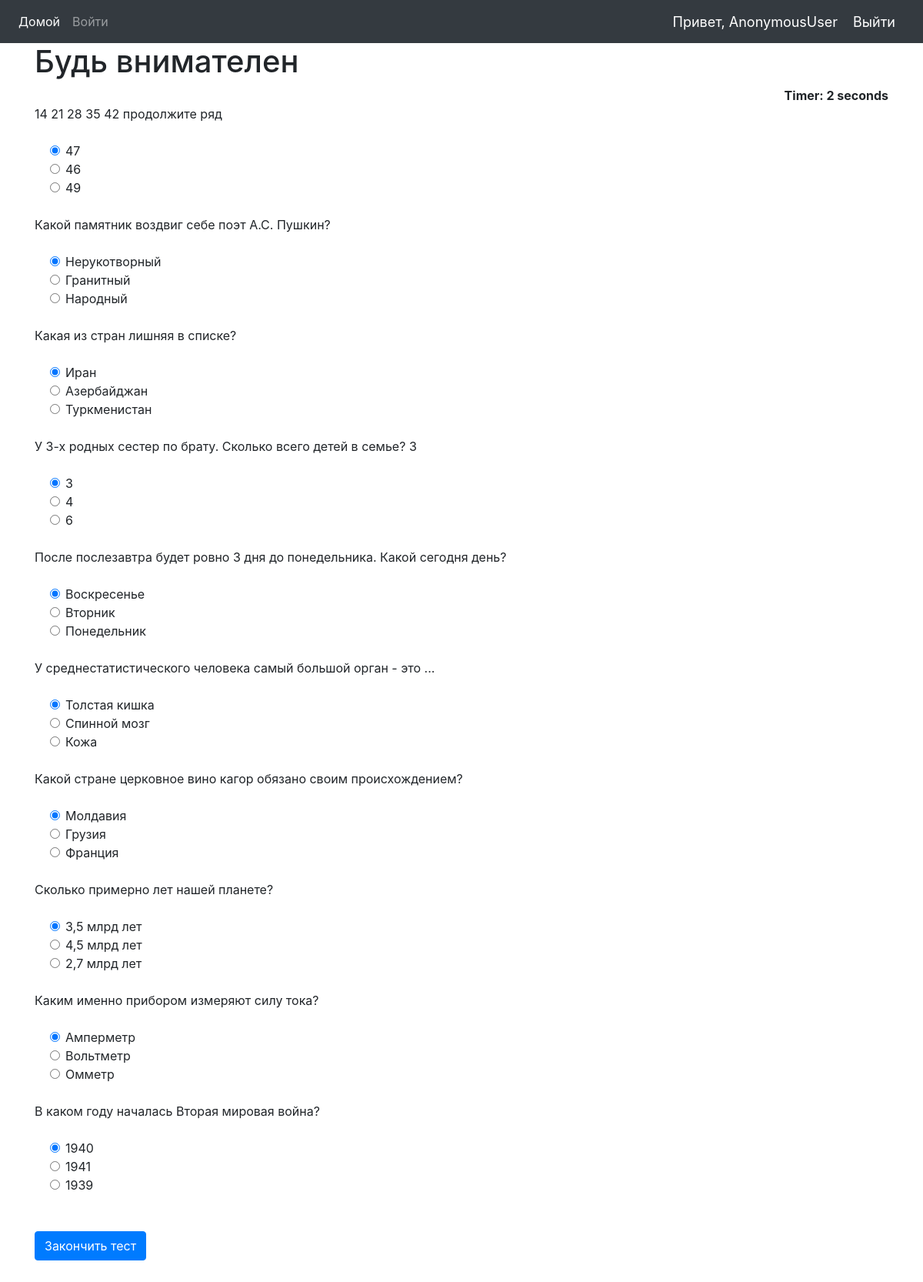
The app's page /quiz/ with its own data.
### Quiz/models.py (models this page shows, shortened)
class Quest(models.Model):
    question = models.CharField(max_length=200, null=True)
    option1 = models.CharField(max_length=200, null=True)
    option2 = models.CharField(max_length=200, null=True)
    option3 = models.CharField(max_length=200, null=True)
    ans = models.CharField(max_length=200, null=True)

### Quiz/views.py (the view)
# urls.py: path('quiz/', quiz, name='quiz'),
def quiz(request):
    if request.method == 'POST':
        print(request.POST)
        questions = Quest.objects.all()
        score=0
        wrong=0
        correct=0
        total=0
        for q in questions:
            total+=1
            print(request.POST.get(q.question))
            print(q.ans)
            print()
            if q.ans == request.POST.get(q.question):
                score += 10
                correct += 1
            else:
                wrong += 1
        percent = score/(total*10) *100
        context = {
            'score':score,
            'time': request.POST.get('timer'),
            'correct':correct,
            'wrong':wrong,
            'percent':percent,
            'total':total
        }
        return render(request,'Quiz/result.html',context)
    else:
        questions=Quest.objects.all()
        context = {
            'questions':questions
        }
        return render(request,'Quiz/quiz.html', context)

### Quiz/templates/Quiz/quiz.html (shortened to what this page needs)
{% extends 'Quiz/dependencies.html' %}
{% block content %}
{% load static %}
<div class="container ">
<h1>Будь внимателен</h1>
<div align="right " id="displaytimer"><b>Timer: 0 seconds</b></div>
 <form method='post' action=''>
    {% for q  in questions%}
    <div class="form-group">
      <label for="question">{{q.question}}</label>
    </div>
    <div class="form-check">
        <div class="form-check">
            <input class="form-check-input" type="radio" name="{{q.question}}" id="gridRadios1" value="option1" checked>
            <label class="form-check-label" for="gridRadios1">
                {{q.option1}}
            </label>
        </div>
        <div class="form-check">
            <input class="form-check-input" type="radio" name="{{q.question}}" id="gridRadios2" value="option2">
            <label class="form-check-label" for="gridRadios2">
                {{q.option2}}
            </label>
        </div>
        <div class="form-check">
            <input class="form-check-input" type="radio" name="{{q.question}}" id="gridRadios3" value="option3">
            <label class="form-check-label" for="gridRadios3">
                {{q.option3}}
            </label>
        </div>
        <br>
    </div>
    {% endfor %}
    <br>
    <button type="submit" class="btn btn-primary">Закончить тест</button>
  </form>
</div>
{% endblock %}

### Quiz/templates/Quiz/dependencies.html (shortened to what this page needs)
{% load static %}
<html>
    <head>
        <link rel="stylesheet" href="https://stackpath.bootstrapcdn.com/bootstrap/4.5.0/css/bootstrap.min.css">
    </head>
    <body>
        {% include 'Quiz/navbar.html' %}
        {% block content %}
        {% endblock %}
        <br>
    </body>
</html>

### Quiz/templates/Quiz/navbar.html (shortened to what this page needs)
{% load static %}
<nav class="navbar navbar-expand-lg navbar-dark bg-dark">
  <div class="collapse navbar-collapse" id="navbarNav">
    <ul class="navbar-nav">
      <li class="nav-item active">
        <a class="nav-link" href="{% url 'home' %}">Домой</a>
      </li>
      <li class="nav-item">
        <a class="nav-link" href="{% url 'login' %}">Войти</a>
      </li>
    </ul>
  </div>
  <span class="greet">Привет, {{request.user}}</span>
  <span ><a  class="greet" href="{% url 'logout' %}">Выйти</a></span>
</nav>

### Quiz/templates/Quiz/navbar.html (style rules this page uses)
.greet { font-size: 18px; color: #fff; margin-right: 20px; }

### records on screen
Quest: question "14 21 28 35 42 продолжите ряд", option1 "47", option2 "46", option3 "49"
Quest: question "Какой памятник воздвиг себе поэт А.С. Пушкин?", option1 "Нерукотворный", option2 "Гранитный", option3 "Народный"
Quest: question "Какая из стран лишняя в списке?", option1 "Иран", option2 "Азербайджан", option3 "Туркменистан"
Quest: question "У 3-х родных сестер по брату. Сколько всего детей в семье? 3", option1 "3", option2 "4", option3 "6"
Quest: question "После послезавтра будет ровно 3 дня до понедельника. Какой сегодня день?", option1 "Воскресенье", option2 "Вторник", option3 "Понедельник"
Quest: question "У среднестатистического человека самый большой орган - это ...", option1 "Толстая кишка", option2 "Спинной мозг", option3 "Кожа"
Quest: question "Какой стране церковное вино кагор обязано своим происхождением?", option1 "Молдавия", option2 "Грузия", option3 "Франция"
Quest: question "Сколько примерно лет нашей планете?", option1 "3,5 млрд лет", option2 "4,5 млрд лет", option3 "2,7 млрд лет"
Quest: question "Каким именно прибором измеряют силу тока?", option1 "Амперметр", option2 "Вольтметр", option3 "Омметр"
Quest: question "В каком году началась Вторая мировая война?", option1 "1940", option2 "1941", option3 "1939"

### other values on screen
{{ request.user }} "AnonymousUser"
